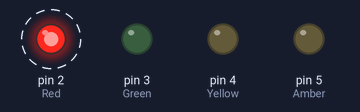
A sketch run on a simulated Arduino Uno, built with avr-gcc and run on an emulated ATmega328P. Parts: output pins drawn as LEDs (lit = HIGH). Dashed ring = blinking. At 20.0 s the program stops and its outputs stay as they are.

Above: at 0.5 s.
Timing chart, 0 to 4.6 s (numbered marks = the images above):
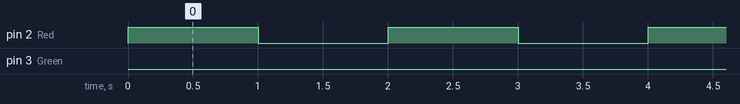

Measured:
- by itself, pin 2 (Red): alternates HIGH for 1.0 s and LOW for 1.0 s, 10 changes in all, then stays LOW
- by itself, pin 3 (Green): LOW → HIGH at 10.0 s, → LOW 1.0 s later, → HIGH 1.0 s later, → LOW 1.0 s later, … (10 changes in this stretch)

The sketch:

MAIN.ino
```cpp
int Red=2;
int Green=3;
int Yellow=4;
int Amber=5;


void setup(){

//          pinMode(Red,OUTPUT);
//          pinMode(Green,OUTPUT);
//          pinMode(Yellow,OUTPUT);
//         pinMode(Amber,OUTPUT);
          SETUP();
}

          void loop(){
//            for(int j=1;j<=5;j++){
//            digitalWrite(Red,HIGH);
//            delay(1000);
//            digitalWrite(Red,LOW);
//            delay(1000)}

//            int k=1;
//            while(k<=5);
//           { digitalWrite(Green,HIGH);
//            delay(1000);
//            digitalWrite(Green,LOW);
//             delay(1000);
//            k++;}


//            for(int l=1;l<=5;l++)
//            {digitalWrite(Amber,HIGH);
//            delay(1000);
//            digitalWrite(Amber,LOW);
//            delay(1000);}


//             int m=1;
//            while(m<=5)
//            {digitalWrite(Yellow,HIGH);
//            delay(1000);
//            digitalWrite(Yellow,LOW);
//            delay(1000);
//            m++;}

          RED();
          GREEN();
          YELLOW();
          AMBER();
}
```

AMBER.ino
```cpp
void AMBER(){
 for(int l=1;l<=5;l++){
            digitalWrite(Amber,HIGH);
            delay(1000);
            digitalWrite(Amber,LOW);
            delay(1000);
 }
}
```

GREEN.ino
```cpp
void GREEN(){
  int k=1;
            while(k<=5)
           { digitalWrite(Green,HIGH);
            delay(1000);
            digitalWrite(Green,LOW);
             delay(1000);
            k++;
}
}
```

RED.ino
```cpp
void RED(){
  for(int j=1;j<=5;j++){
            digitalWrite(Red,HIGH);
            delay(1000);
            digitalWrite(Red,LOW);
            delay(1000);
}
}
```

SETUP.ino
```cpp
void SETUP(){
          pinMode(Red,OUTPUT);
          pinMode(Green,OUTPUT);
          pinMode(Yellow,OUTPUT);
          pinMode(Amber,OUTPUT);
     }
```

YELLOW.ino
```cpp
void YELLOW(){
    int m=1;
            while(m<=5);
            {digitalWrite(Yellow,HIGH);
            delay(1000);
            digitalWrite(Yellow,LOW);
            delay(1000);
            m++;
            }

}
```
